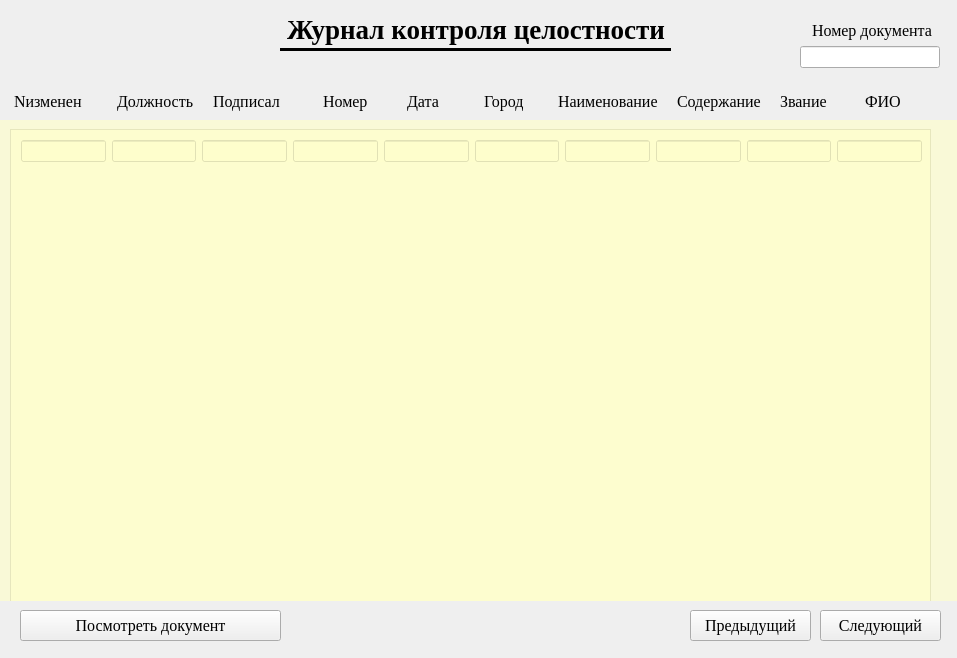
<?xml version="1.0" encoding="UTF-8"?>
<ui version="4.0">
 <class>Form</class>
 <widget class="QWidget" name="Form">
  <property name="geometry">
   <rect>
    <x>0</x>
    <y>0</y>
    <width>957</width>
    <height>658</height>
   </rect>
  </property>
  <property name="windowTitle">
   <string>Form</string>
  </property>
  <widget class="QLabel" name="label_16">
   <property name="geometry">
    <rect>
     <x>280</x>
     <y>10</y>
     <width>391</width>
     <height>41</height>
    </rect>
   </property>
   <property name="font">
    <font>
     <family>Times New Roman</family>
     <pointsize>20</pointsize>
     <weight>75</weight>
     <bold>true</bold>
    </font>
   </property>
   <property name="styleSheet">
    <string notr="true">
border: 3px solid black;
border-left: 0px;
border-right: 0px;
border-top: 0px;</string>
   </property>
   <property name="text">
    <string>Журнал контроля целостности</string>
   </property>
  </widget>
  <widget class="QStackedWidget" name="stackedWidget">
   <property name="geometry">
    <rect>
     <x>0</x>
     <y>120</y>
     <width>961</width>
     <height>481</height>
    </rect>
   </property>
   <property name="styleSheet">
    <string notr="true">background-color: rgba(255, 255, 201, 100);</string>
   </property>
   <property name="currentIndex">
    <number>0</number>
   </property>
   <widget class="QWidget" name="page">
    <widget class="QScrollArea" name="scrollArea">
     <property name="geometry">
      <rect>
       <x>10</x>
       <y>9</y>
       <width>921</width>
       <height>511</height>
      </rect>
     </property>
     <property name="verticalScrollBarPolicy">
      <enum>Qt::ScrollBarAsNeeded</enum>
     </property>
     <property name="horizontalScrollBarPolicy">
      <enum>Qt::ScrollBarAlwaysOff</enum>
     </property>
     <property name="widgetResizable">
      <bool>true</bool>
     </property>
     <widget class="QWidget" name="scrollAreaWidgetContents">
      <property name="geometry">
       <rect>
        <x>0</x>
        <y>0</y>
        <width>919</width>
        <height>509</height>
       </rect>
      </property>
      <widget class="QWidget" name="horizontalLayoutWidget_2">
       <property name="geometry">
        <rect>
         <x>10</x>
         <y>10</y>
         <width>901</width>
         <height>22</height>
        </rect>
       </property>
       <layout class="QHBoxLayout" name="horizontalLayout_2">
        <item>
         <widget class="QLineEdit" name="lineEdit"/>
        </item>
        <item>
         <widget class="QLineEdit" name="lineEdit_2"/>
        </item>
        <item>
         <widget class="QLineEdit" name="lineEdit_3"/>
        </item>
        <item>
         <widget class="QLineEdit" name="lineEdit_4"/>
        </item>
        <item>
         <widget class="QLineEdit" name="lineEdit_5"/>
        </item>
        <item>
         <widget class="QLineEdit" name="lineEdit_6"/>
        </item>
        <item>
         <widget class="QLineEdit" name="lineEdit_7"/>
        </item>
        <item>
         <widget class="QLineEdit" name="lineEdit_8"/>
        </item>
        <item>
         <widget class="QLineEdit" name="lineEdit_9"/>
        </item>
        <item>
         <widget class="QLineEdit" name="lineEdit_11"/>
        </item>
       </layout>
      </widget>
     </widget>
    </widget>
   </widget>
   <widget class="QWidget" name="page_2"/>
  </widget>
  <widget class="QWidget" name="horizontalLayoutWidget">
   <property name="geometry">
    <rect>
     <x>10</x>
     <y>90</y>
     <width>931</width>
     <height>22</height>
    </rect>
   </property>
   <layout class="QHBoxLayout" name="horizontalLayout">
    <item>
     <widget class="QLabel" name="label_25">
      <property name="font">
       <font>
        <family>Times New Roman</family>
        <pointsize>12</pointsize>
       </font>
      </property>
      <property name="styleSheet">
       <string notr="true">padding: 1 5 0 0;</string>
      </property>
      <property name="text">
       <string>Nизменен</string>
      </property>
     </widget>
    </item>
    <item>
     <widget class="QLabel" name="label_21">
      <property name="font">
       <font>
        <family>Times New Roman</family>
        <pointsize>12</pointsize>
       </font>
      </property>
      <property name="styleSheet">
       <string notr="true">padding: 1 5 0 0;</string>
      </property>
      <property name="text">
       <string>    Должность</string>
      </property>
     </widget>
    </item>
    <item>
     <widget class="QLabel" name="label_23">
      <property name="font">
       <font>
        <family>Times New Roman</family>
        <pointsize>12</pointsize>
       </font>
      </property>
      <property name="styleSheet">
       <string notr="true">padding: 1 5 0 0;</string>
      </property>
      <property name="text">
       <string>Подписал</string>
      </property>
     </widget>
    </item>
    <item>
     <widget class="QLabel" name="label_10">
      <property name="font">
       <font>
        <family>Times New Roman</family>
        <pointsize>12</pointsize>
       </font>
      </property>
      <property name="styleSheet">
       <string notr="true">padding: 1 5 0 0;</string>
      </property>
      <property name="text">
       <string>      Номер</string>
      </property>
     </widget>
    </item>
    <item>
     <widget class="QLabel" name="label_18">
      <property name="font">
       <font>
        <family>Times New Roman</family>
        <pointsize>12</pointsize>
       </font>
      </property>
      <property name="styleSheet">
       <string notr="true">padding: 1 5 0 0;</string>
      </property>
      <property name="text">
       <string>     Дата</string>
      </property>
     </widget>
    </item>
    <item>
     <widget class="QLabel" name="label_19">
      <property name="font">
       <font>
        <family>Times New Roman</family>
        <pointsize>12</pointsize>
       </font>
      </property>
      <property name="styleSheet">
       <string notr="true">padding: 1 5 0 0;</string>
      </property>
      <property name="text">
       <string>   Город</string>
      </property>
     </widget>
    </item>
    <item>
     <widget class="QLabel" name="label_22">
      <property name="font">
       <font>
        <family>Times New Roman</family>
        <pointsize>12</pointsize>
       </font>
      </property>
      <property name="styleSheet">
       <string notr="true">padding: 1 5 0 0;</string>
      </property>
      <property name="text">
       <string>Наименование</string>
      </property>
     </widget>
    </item>
    <item>
     <widget class="QLabel" name="label_17">
      <property name="font">
       <font>
        <family>Times New Roman</family>
        <pointsize>12</pointsize>
       </font>
      </property>
      <property name="styleSheet">
       <string notr="true">padding: 1 5 0 0;</string>
      </property>
      <property name="text">
       <string>Содержание</string>
      </property>
     </widget>
    </item>
    <item>
     <widget class="QLabel" name="label_9">
      <property name="font">
       <font>
        <family>Times New Roman</family>
        <pointsize>12</pointsize>
       </font>
      </property>
      <property name="styleSheet">
       <string notr="true">padding: 1 5 0 0;</string>
      </property>
      <property name="text">
       <string>Звание</string>
      </property>
     </widget>
    </item>
    <item>
     <widget class="QLabel" name="label_20">
      <property name="font">
       <font>
        <family>Times New Roman</family>
        <pointsize>12</pointsize>
       </font>
      </property>
      <property name="styleSheet">
       <string notr="true">padding: 1 5 0 0;</string>
      </property>
      <property name="text">
       <string>ФИО</string>
      </property>
     </widget>
    </item>
   </layout>
  </widget>
  <widget class="QWidget" name="verticalLayoutWidget">
   <property name="geometry">
    <rect>
     <x>800</x>
     <y>20</y>
     <width>140</width>
     <height>48</height>
    </rect>
   </property>
   <layout class="QVBoxLayout" name="verticalLayout">
    <item>
     <widget class="QLabel" name="label_24">
      <property name="font">
       <font>
        <family>Times New Roman</family>
        <pointsize>12</pointsize>
       </font>
      </property>
      <property name="styleSheet">
       <string notr="true">padding: 1 5 0 0;</string>
      </property>
      <property name="text">
       <string>  Номер документа</string>
      </property>
     </widget>
    </item>
    <item>
     <widget class="QLineEdit" name="lineEdit_10"/>
    </item>
   </layout>
  </widget>
  <widget class="QPushButton" name="pushButton">
   <property name="geometry">
    <rect>
     <x>820</x>
     <y>610</y>
     <width>121</width>
     <height>31</height>
    </rect>
   </property>
   <property name="font">
    <font>
     <family>Times New Roman</family>
     <pointsize>12</pointsize>
    </font>
   </property>
   <property name="text">
    <string>Следующий</string>
   </property>
  </widget>
  <widget class="QPushButton" name="pushButton_2">
   <property name="geometry">
    <rect>
     <x>690</x>
     <y>610</y>
     <width>121</width>
     <height>31</height>
    </rect>
   </property>
   <property name="font">
    <font>
     <family>Times New Roman</family>
     <pointsize>12</pointsize>
    </font>
   </property>
   <property name="text">
    <string>Предыдущий</string>
   </property>
  </widget>
  <widget class="QPushButton" name="pushButton_3">
   <property name="geometry">
    <rect>
     <x>20</x>
     <y>610</y>
     <width>261</width>
     <height>31</height>
    </rect>
   </property>
   <property name="font">
    <font>
     <family>Times New Roman</family>
     <pointsize>12</pointsize>
    </font>
   </property>
   <property name="text">
    <string>Посмотреть документ</string>
   </property>
  </widget>
 </widget>
 <resources/>
 <connections/>
</ui>
